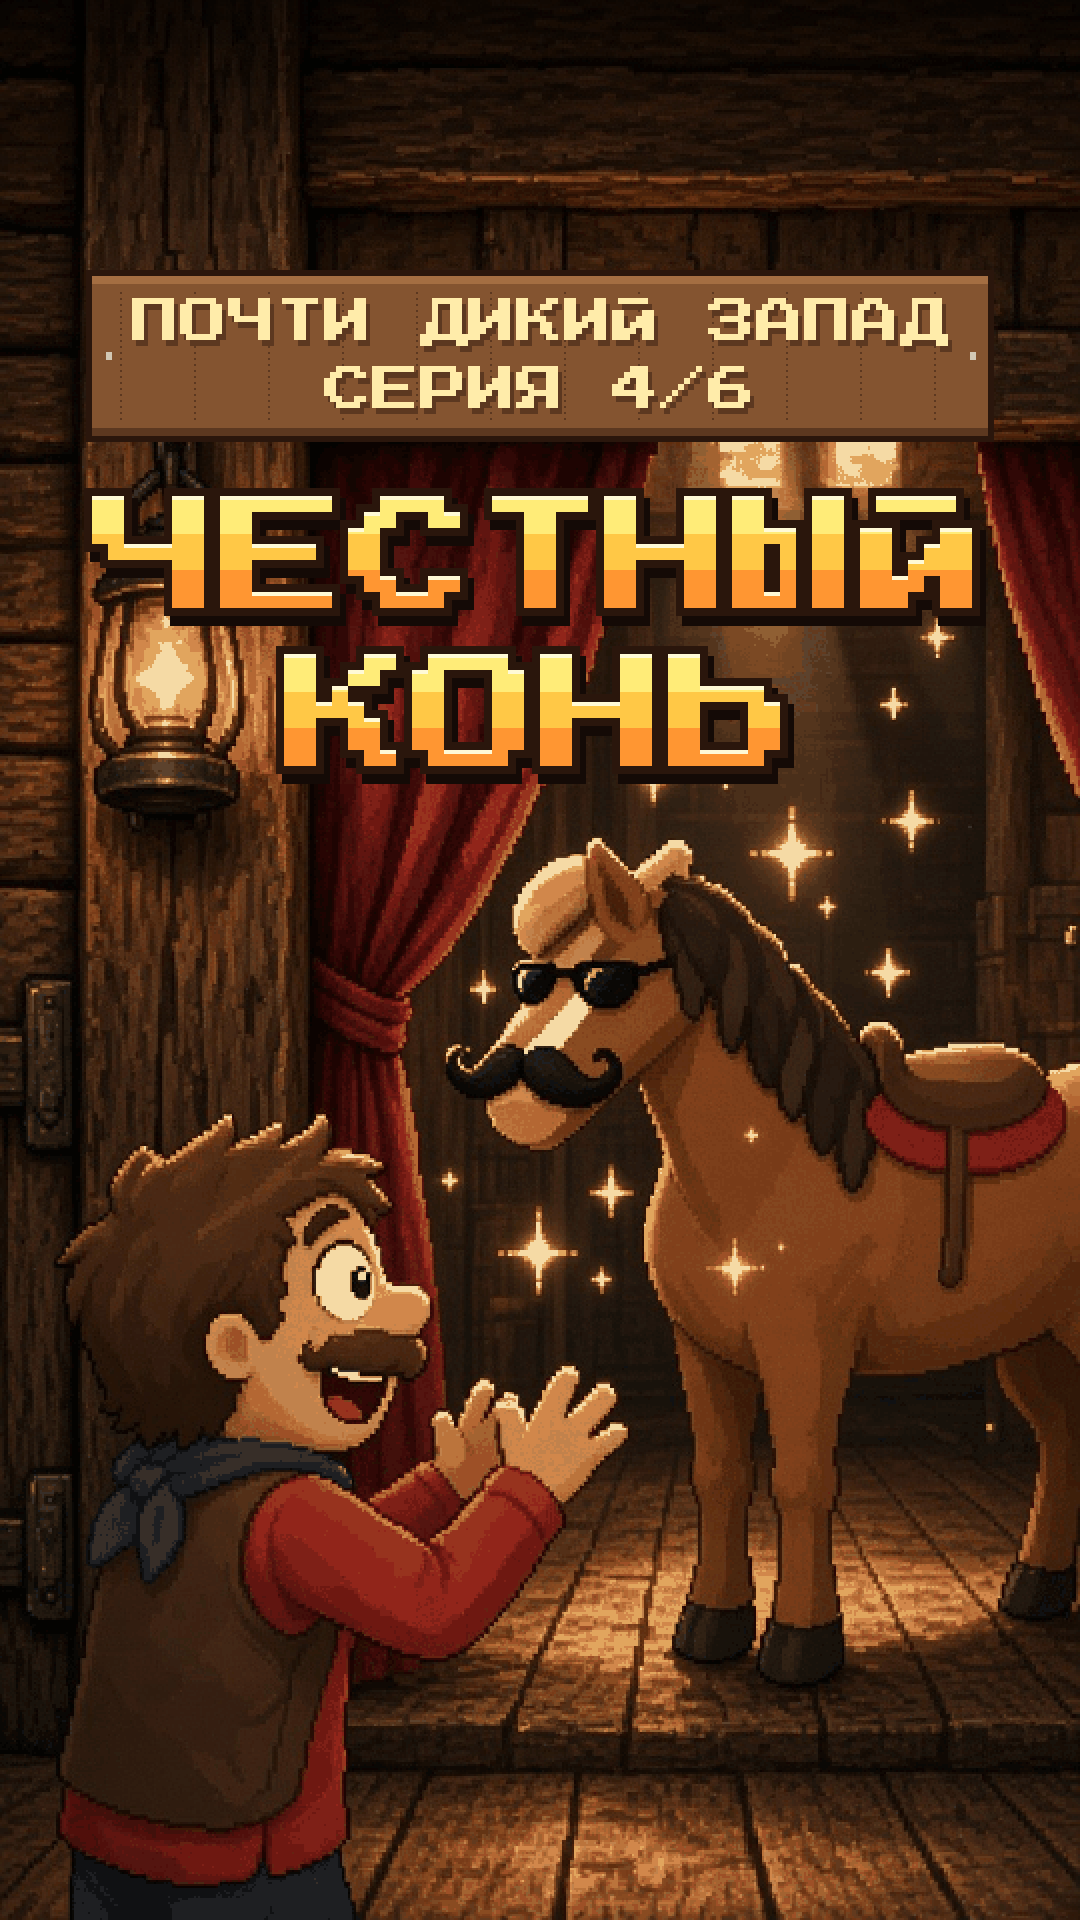

Recreate this plot in Python.
"""S01E04 cover.  python3 cover.py ref | ai | make"""
import sys, pathlib; sys.path.insert(0, str(pathlib.Path(__file__).resolve().parents[4] / 'engine'))
import paths as P
import covergen as CG
from PIL import Image

EP = 'ep04'
REF, RAW = P.build(EP, 'cover_ref.png'), P.build(EP, 'cover_ai.png')
SRC = P.episode(EP) / 'cover_ai_source.jpg'
TITLE = ['ЧЕСТНЫЙ', 'КОНЬ']
CHARS = ("LEFT - a cowboy with messy brown hair and a big brown mustache, red shirt, blue neckerchief, brown vest, NO hat, "
         "amazed with wide eyes and raised hands; RIGHT - a brown horse with a white blaze wearing a tan cowboy hat, dark "
         "sunglasses and an obviously fake big black curly mustache, standing proudly in a stall with a red velvet curtain "
         "pulled open, sparkles around. Behind them a wooden Wild West stable interior with lanterns.")


def ref():
    import ep04 as E
    from stage import view_at, Chars
    from props import chars as CH_
    v = view_at(E.INT, 1120, 470, 1.6, 180, 420)
    big = v.bg(); CH = Chars()
    E.premium_stage(CH, v, 27.0, 1.0)
    Pz = CH_.molniya_pose(27.0)
    ax, ay = E.horse_anchor(E.PREM_X, E.PREM_FEET, E.U_PREM)
    CH_.molniya(CH, v.cam(ax, ay, E.U_PREM, True), 27.0, Pz, disguise=1.0)
    E.drapes(CH, v, 1.0, 27.0)
    CH_.billy(CH, v.cam(1062, E.R.INT_FEET + 30 - CH_.HIP_H * 11, 11), CH_.POSES['excited'], 0.05, 0.0, 'amazed')
    CH.comp(big)
    Image.fromarray(big).save(REF); print(REF)


if __name__ == '__main__':
    cmd = sys.argv[1]
    if cmd == 'ref': ref()
    elif cmd == 'ai': CG.ai(REF, RAW, CHARS)
    elif cmd == 'make':
        CG.make(RAW, SRC, [P.episode(EP) / 'cover.png', P.series() / 'covers' / 'cover_s01e04.png'], 4, TITLE)
        print('ok')
